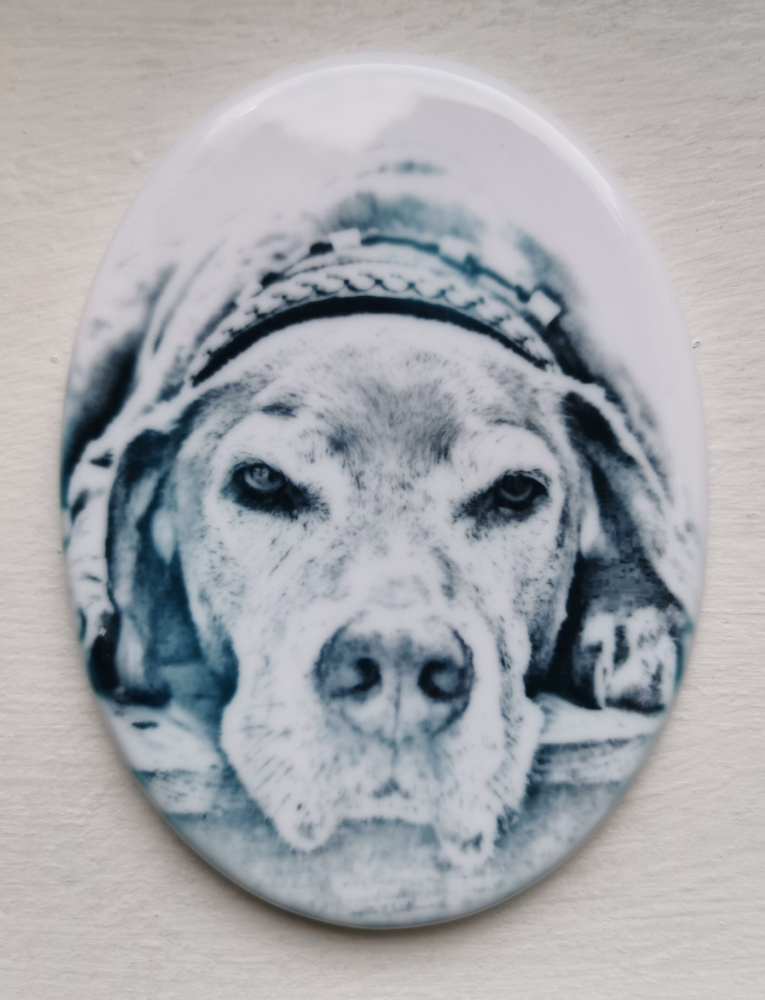
#> input picture media/plytki_with_photo/original.jpg, 1529 x 2000 px (shown at 1/2 size)
$ python -i deski_mapa.py   (imports and definitions only)
#> lines starting #> are read from the running program, lines starting #| are printed output that depends on the picture
#!/usr/bin/env python3
"""Mapa 38 ofert "Memorial Board" -> folder 218 (EAN). Rasa po nazwie; warianty rozmiaru (mała/duża głowa) po podobieństwie zdjęcia 1 oferty do zdjęcia 1 folderu
(deska: bbox, wycinek, korelacja). Bez zapytań do Etsy (zdjęcia z i.etsystatic.com i artdog.com.pl). Wynik: plans/deski_mapa.csv + arkusze plans/porownanie_deski/*.jpg.
"""
import csv
import json
import re
import sys
import unicodedata
import urllib.parse
from pathlib import Path

import numpy as np
from PIL import Image, ImageDraw, ImageFont

sys.path.insert(0, str(Path(__file__).resolve().parent))
import batch as B
import batch_relief as R

ROOT = B.ROOT
BASE = "https://www.artdog.com.pl/VIDEO/IX%20tura/218.%20Plakietki%20MDF/"
CACHE = B.CACHE.parent / "deski"
NORM = lambda s: re.sub(r"[^a-z]", "", unicodedata.normalize("NFKD", s.lower().replace("ł", "l")).encode("ascii", "ignore").decode())


def board_vec(path, left=1.0):
#> called with path = '../media/plytki_with_photo/original.jpg', left = 1
    im = Image.open(path).convert("RGB")
#> im is the input picture: PIL image 1529x2000 RGB; mean R, G, B 166.1, 168.2, 172.1
    w, h = im.size
#> w = 1529; h = 2000
    im = im.crop((0, 0, int(w * left), h))
    a = np.asarray(im.convert("L"), dtype=float)
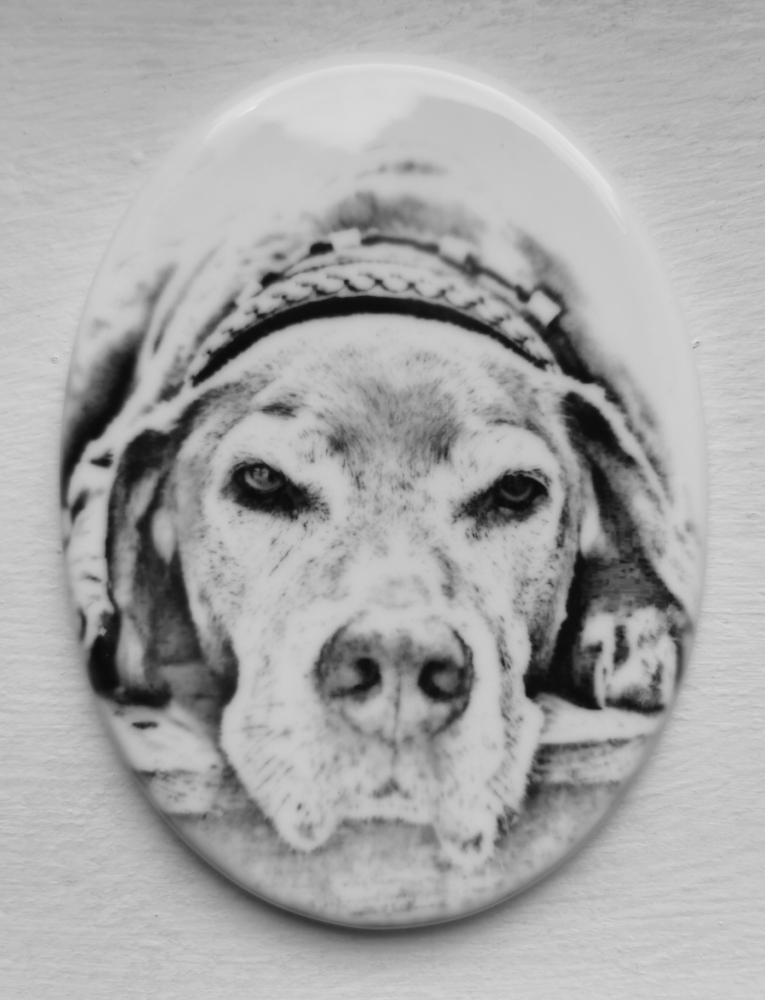
#> a: shape (2000, 1529) float64 (shown at 1/2 size); min 9, max 240, mean 168
    ys, xs = np.where(a < 225)
    x0, x1, y0, y1 = xs.min(), xs.max() + 1, ys.min(), ys.max() + 1
#> x0 = 0; x1 = 1529; y0 = 0; y1 = 2000
    bw, bh = x1 - x0, y1 - y0
#> bw = 1529; bh = 2000
    c = im.crop((int(x0 + bw * 0.1), int(y0 + bh * 0.05), int(x0 + bw * 0.9), int(y0 + bh * 0.62))).convert("L").resize((60, 56))
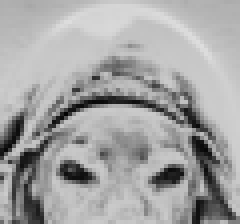
#> c: PIL image 60x56 L (shown 4 times larger); min 2, max 221, mean 163.9
    v = np.asarray(c, dtype=float).ravel()
#> v = 3360 values, max 221 at index 317, min 2 at index 1696, mean 163.9
    v -= v.mean()
#> v = 3360 values, max 57.12 at index 317, min -161.9 at index 1696, mean -7.58e-15
    return v / (np.linalg.norm(v) + 1e-9)


def main():
    stan = json.load(open(ROOT / "plans" / "plakietki_deski_stan_zywy.json", encoding="utf-8"))
    folders = list(csv.DictReader(open(ROOT / "plans" / "deski_foldery_index.csv", encoding="utf-8")))
    fparts = []
    for f in folders:
        parts = [NORM(p) for p in re.sub(r"\(.*?\)|\d", "", f["nazwa"]).split(",")]
        fparts.append(set(p for p in parts if p))
    rows, sheets = [], []
    for lid, v in stan.items():
        raw = v["title"].split(" Memorial Board")[0]
        key = NORM(raw)
        cand = [i for i, ps in enumerate(fparts) if key in ps]
        p1 = R.curl_to(v["images"][0][2], CACHE / "live" / f"{lid}.jpg")
        best, sims = None, {}
        if len(cand) == 1:
            best = cand[0]
        elif len(cand) > 1:
            lv = board_vec(p1)
            for i in cand:
                f = folders[i]
                fp = R.curl_to(BASE + urllib.parse.quote(f["folder"]) + "/" + urllib.parse.quote(f["zdjecia"].split("|")[0]), CACHE / "foto1" / f"{f['ean']}.jpg")
                sims[i] = float(lv @ board_vec(fp, 0.5))
            best = max(sims, key=sims.get)
        rows.append({"listing_id": lid, "wyswietlenia": v["views"], "rasa_w_tytule": raw, "kandydaci": len(cand), "folder": folders[best]["folder"] if best is not None else "", "ean": folders[best]["ean"] if best is not None else "",
                     "podobienstwa": " | ".join(f"{folders[i]['folder'].split(' ',1)[0]} {s:.3f}" for i, s in sims.items()), "uwagi": "" if best is not None else "brak folderu"})
    out = ROOT / "plans" / "deski_mapa.csv"
    with open(out, "w", encoding="utf-8", newline="") as fh:
        w = csv.DictWriter(fh, fieldnames=list(rows[0].keys()))
        w.writeheader()
        w.writerows(sorted(rows, key=lambda r: -int(r["wyswietlenia"])))
    used = {}
    for r in rows:
        used.setdefault(r["ean"], []).append(r["listing_id"])
    print("ofert:", len(rows), "| bez folderu:", [r["listing_id"] for r in rows if not r["ean"]], "| z wariantami rozmiaru:", sum(r["kandydaci"] > 1 for r in rows), "| EAN użyty >1:", {k: v for k, v in used.items() if len(v) > 1})
    return rows


# [2 lines not run here, left out]

>>> result = board_vec('../media/plytki_with_photo/original.jpg')
#> result = 3360 values, max 0.0204 at index 317, min -0.0577 at index 1696, mean -4.76e-18
